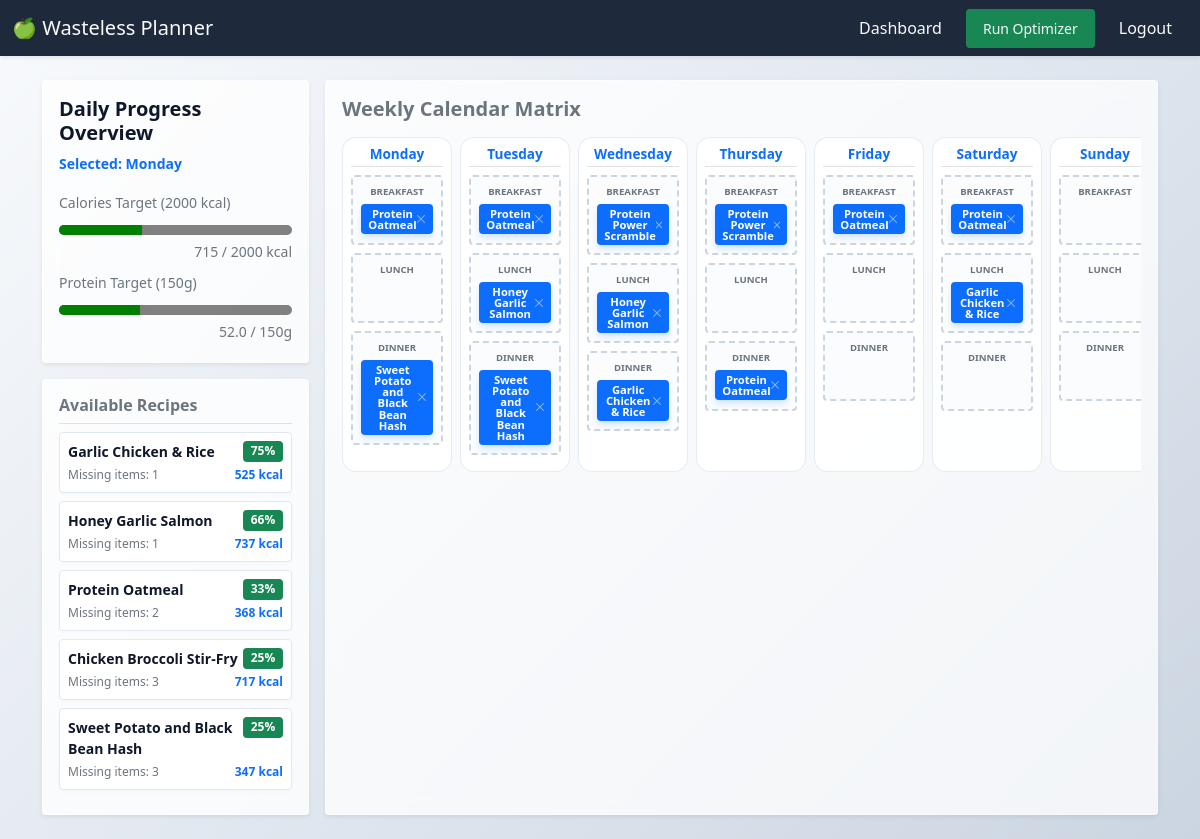
The app's page / (signed in), older data.
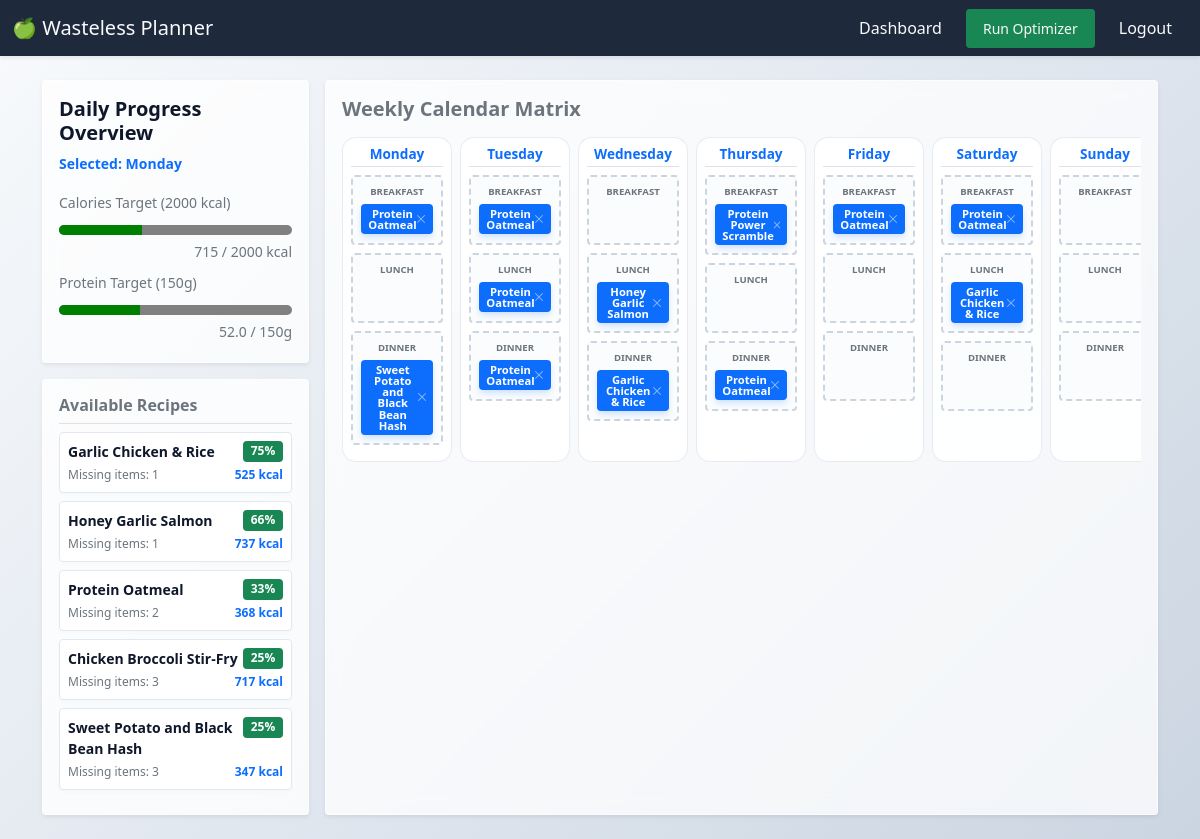
The same page, newer data.
### planner/models.py (models this page shows, shortened)
class Recipe(models.Model):
    title = models.CharField(max_length=200, unique=True)
    instructions = models.TextField()
    prep_time = models.IntegerField(help_text="Time in minutes", validators=[MinValueValidator(1)])
    calories = models.IntegerField(validators=[MinValueValidator(0)], default=0)
    protein = models.DecimalField(max_digits=5, decimal_places=1, default=0.0, help_text="in grams")
    carbs = models.DecimalField(max_digits=5, decimal_places=1, default=0.0, help_text="in grams")
    fat = models.DecimalField(max_digits=5, decimal_places=1, default=0.0, help_text="in grams")
    created_at = models.DateTimeField(auto_now_add=True)

class MealPlan(models.Model):
    MEAL_CHOICES = [
        ('Breakfast', 'Breakfast'),
        ('Lunch', 'Lunch'),
        ('Dinner', 'Dinner'),
    ]
    user = models.ForeignKey(User, on_delete=models.CASCADE, related_name="meal_plans")
    recipe = models.ForeignKey(Recipe, on_delete=models.CASCADE)
    date = models.DateField()
    meal_type = models.CharField(max_length=15, choices=MEAL_CHOICES, default='Dinner')
    class Meta:
        ordering = ['date']
        unique_together = ('user', 'date', 'meal_type')

### planner/views.py (the view)
# urls.py: path('', views.dashboard_view, name='dashboard'),
@login_required
def dashboard_view(request):
    user = request.user
    today = timezone.now().date()
    pantry_items = PantryItem.objects.filter(user=user).select_related('ingredient')
    user_stock = {}
    expiring_items = []
    seen_ingredients = set()
    for item in pantry_items:
        ing_id = item.ingredient.id
        if ing_id not in user_stock:
            user_stock[ing_id] = Decimal("0.00")
        user_stock[ing_id] += item.quantity
        try:
            days_left = item.days_until_expiration()
        except Exception:
            days_left = 99
        if days_left <= 3 and ing_id not in seen_ingredients:
            expiring_items.append(item)
            seen_ingredients.add(ing_id)
    all_recipes = Recipe.objects.prefetch_related('recipe_ingredients__ingredient')
    recommended_recipes = []
    for recipe in all_recipes:
        requirements = recipe.recipe_ingredients.all()
        if not requirements:
            continue
        matched_ingredients = 0
        total_ingredients_count = len(requirements)
        for req in requirements:
            req_ing_id = req.ingredient.id
            if req_ing_id in user_stock and user_stock[req_ing_id] >= req.quantity:
                matched_ingredients += 1
        match_percentage = int((matched_ingredients / total_ingredients_count) * 100)
        if match_percentage >= 25:
            recommended_recipes.append({
                "recipe": recipe,
                "match_percentage": match_percentage,
                "missing_count": total_ingredients_count - matched_ingredients
            })
    recommended_recipes = get_recommended_recipes(request.user)
    calendar_days = [
        {"code": "MON", "name": "Monday"},
        {"code": "TUE", "name": "Tuesday"},
        {"code": "WED", "name": "Wednesday"},
        {"code": "THU", "name": "Thursday"},
        {"code": "FRI", "name": "Friday"},
        {"code": "SAT", "name": "Saturday"},
        {"code": "SUN", "name": "Sunday"},
    ]
    daily_macros = {
        "MON": {"calories": 0, "protein": 0.0},
        "TUE": {"calories": 0, "protein": 0.0},
        "WED": {"calories": 0, "protein": 0.0},
        "THU": {"calories": 0, "protein": 0.0},
        "FRI": {"calories": 0, "protein": 0.0},
        "SAT": {"calories": 0, "protein": 0.0},
        "SUN": {"calories": 0, "protein": 0.0},
    }
    saved_meals = MealPlan.objects.filter(user=user).select_related('recipe')
    day_map = {0: "MON", 1: "TUE", 2: "WED", 3: "THU", 4: "FRI", 5: "SAT", 6: "SUN"}
    for plan in saved_meals:
        code = day_map.get(plan.date.weekday(), "MON")
        plan.date_code = code
        if plan.recipe:
            cals = getattr(plan.recipe, 'calories', 0) or 0
            prot = getattr(plan.recipe, 'protein', 0) or 0
            daily_macros[code]["calories"] += int(cals)
            daily_macros[code]["protein"] += int(prot)
    context = {
        "pantry_items": pantry_items,
        "expiring_items": expiring_items,
        "recommended_recipes": recommended_recipes[:6],  # Constrain UI view window to top 6 hits
        "today": today,
        "calendar_days": calendar_days,
        "saved_meals": saved_meals,
        "daily_macros": daily_macros,
        "mon_cals": daily_macros["MON"]["calories"],
        "mon_prot": daily_macros["MON"]["protein"],
    }
    return render(request, "planner/index.html", context)

### planner/templates/planner/index.html (shortened to what this page needs)
{% extends "planner/layout.html" %}
{% block body %}
<div class="d-flex flex-nowrap row g-3">
    <aside class="col-12 col-md-4 col-lg-3" id="macro-summary-panel">
        <div class="card p-3 shadow-sm mb-3">
            <h5 class="card-title fw-bold">Daily Progress Overview</h5>
            <p class="text-primary small fw-bold mb-3" id="active-day-tracker-label">Selected: Monday</p>
            <div class="mb-2">
                <label for="calories-progress" class="form-label mb-1 small text-muted">Calories Target (2000 kcal)</label>
                <progress id="calories-progress" class="w-100" value="{{ mon_cals }}" max="2000"></progress>
                <small class="text-muted d-block text-end" id="calories-text-value">{{ mon_cals }} / 2000 kcal</small>
            </div>
            <div class="mb-1">
                <label for="protein-progress" class="form-label mb-1 small text-muted">Protein Target (150g)</label>
                <progress id="protein-progress" class="w-100" value="{{ mon_prot }}" max="150"></progress>
                <small class="text-muted d-block text-end" id="protein-text-value">{{ mon_prot }} / 150g</small>
            </div>
        </div>
        <div class="card p-3 shadow-sm" id="recipe-pool">
            <h6 class="border-bottom pb-2 fw-bold text-secondary">Available Recipes</h6>
            {% if recommended_recipes %}
                {% for item in recommended_recipes %}
                    <div class="recipe-card p-2 mb-2 border rounded bg-light"
                         draggable="true"
                         data-recipe-id="{{ item.recipe.id }}"
                         data-calories="{{ item.recipe.calories }}"
                         data-protein="{{ item.recipe.protein }}"
                         style="cursor: grab;">
                        <div class="d-flex justify-content-between align-items-start">
                            <strong class="text-dark small">{{ item.recipe.title }}</strong>
                            <span class="badge bg-success small">{{ item.match_percentage }}%</span>
                        </div>
                        <div class="text-muted mt-1 d-flex justify-content-between" style="font-size: 0.75rem;">
                            <span>Missing items: {{ item.missing_count }}</span>
                            <span class="text-primary fw-bold">{{ item.recipe.calories }} kcal</span>
                        </div>
                    </div>
                {% endfor %}
            {% else %}
                <p class="text-muted small text-center my-3">No recipe matches found (Min. 25% match required).</p>
            {% endif %}
        </div>
    </aside>
    <section class="col-12 col-md-8 col-lg-9" id="calendar-workspace">
        <div class="card p-3 shadow-sm h-100">
            <h2 class="h5 fw-bold mb-3 text-secondary">Weekly Calendar Matrix</h2>
            <div class="calendar-grid" style="display: grid; grid-template-columns: repeat(7, minmax(110px, 1fr)); gap: 0.5rem; overflow-x: auto;">
                {% for day in calendar_days %}
                <div class="calendar-day-column border rounded p-2 bg-white" data-day-code="{{ day.code }}" data-day-name="{{ day.name }}">
                    <h6 class="text-center text-primary border-bottom pb-1 fw-bold" style="font-size: 0.85rem;">{{ day.name }}</h6>
                    <div class="meal-slot border rounded p-2 my-2 bg-light text-center"
                         data-meal-type="Breakfast"
                         data-current-calories="{% for plan in saved_meals %}{% if plan.date_code == day.code and plan.meal_type == 'Breakfast' %}{{ plan.recipe.calories }}{% endif %}{% endfor %}"
                         data-current-protein="{% for plan in saved_meals %}{% if plan.date_code == day.code and plan.meal_type == 'Breakfast' %}{{ plan.recipe.protein }}{% endif %}{% endfor %}"
                         style="min-height: 70px;">
                        <small class="slot-label text-muted d-block fw-bold" style="font-size: 0.6rem;">BREAKFAST</small>
                        <div class="slot-occupied-zone mt-1">
                            {% for plan in saved_meals %}
                                {% if plan.date_code == day.code and plan.meal_type == "Breakfast" %}
                                    <span class="recipe-card badge bg-primary w-100 py-1 text-wrap d-flex justify-content-between align-items-center"
                                        draggable="true"
                                        data-recipe-id="{{ plan.recipe.id }}"
                                        data-calories="{{ plan.recipe.calories }}"
                                        data-protein="{{ plan.recipe.protein }}"
                                        style="cursor: grab; font-size: 0.7rem;">
                                        <strong class="text-white">{{ plan.recipe.title }}</strong>
                                        <button type="button" class="btn-close btn-close-white remove-meal-btn"
                                                aria-label="Remove"
                                                style="font-size: 0.5rem; padding: 0.2rem; cursor: pointer;"></button>
                                    </span>
                                {% endif %}
                            {% endfor %}
                        </div>
                    </div>
                    <div class="meal-slot border rounded p-2 my-2 bg-light text-center"
                         data-meal-type="Lunch"
                         data-current-calories="{% for plan in saved_meals %}{% if plan.date_code == day.code and plan.meal_type == 'Lunch' %}{{ plan.recipe.calories }}{% endif %}{% endfor %}"
                         data-current-protein="{% for plan in saved_meals %}{% if plan.date_code == day.code and plan.meal_type == 'Lunch' %}{{ plan.recipe.protein }}{% endif %}{% endfor %}"
                         style="min-height: 70px;">
                        <small class="slot-label text-muted d-block fw-bold" style="font-size: 0.6rem;">LUNCH</small>
                        <div class="slot-occupied-zone mt-1">
                            {% for plan in saved_meals %}
                                {% if plan.date_code == day.code and plan.meal_type == "Lunch" %}
                                    <span class="recipe-card badge bg-primary w-100 py-1 text-wrap d-flex justify-content-between align-items-center"
                                        draggable="true"
                                        data-recipe-id="{{ plan.recipe.id }}"
                                        data-calories="{{ plan.recipe.calories }}"
                                        data-protein="{{ plan.recipe.protein }}"
                                        style="cursor: grab; font-size: 0.7rem;">
                                        <strong class="text-white">{{ plan.recipe.title }}</strong>
                                        <button type="button" class="btn-close btn-close-white remove-meal-btn"
                                                aria-label="Remove"
                                                style="font-size: 0.5rem; padding: 0.2rem; cursor: pointer;"></button>
                                    </span>
                                {% endif %}
                            {% endfor %}
                        </div>
                    </div>
                    <div class="meal-slot border rounded p-2 my-2 bg-light text-center"
                         data-meal-type="Dinner"
                         data-current-calories="{% for plan in saved_meals %}{% if plan.date_code == day.code and plan.meal_type == 'Dinner' %}{{ plan.recipe.calories }}{% endif %}{% endfor %}"
                         data-current-protein="{% for plan in saved_meals %}{% if plan.date_code == day.code and plan.meal_type == 'Dinner' %}{{ plan.recipe.protein }}{% endif %}{% endfor %}"
                         style="min-height: 70px;">
                        <small class="slot-label text-muted d-block fw-bold" style="font-size: 0.6rem;">DINNER</small>
                        <div class="slot-occupied-zone mt-1">
                            {% for plan in saved_meals %}
                                {% if plan.date_code == day.code and plan.meal_type == "Dinner" %}
                                    <span class="recipe-card badge bg-primary w-100 py-1 text-wrap d-flex justify-content-between align-items-center"
                                        draggable="true"
                                        data-recipe-id="{{ plan.recipe.id }}"
                                        data-calories="{{ plan.recipe.calories }}"
                                        data-protein="{{ plan.recipe.protein }}"
                                        style="cursor: grab; font-size: 0.7rem;">
                                        <strong class="text-white">{{ plan.recipe.title }}</strong>
                                        <button type="button" class="btn-close btn-close-white remove-meal-btn"
                                                aria-label="Remove"
                                                style="font-size: 0.5rem; padding: 0.2rem; cursor: pointer;"></button>
                                    </span>
                                {% endif %}
                            {% endfor %}
                        </div>
                    </div>
                </div>
                {% endfor %}
            </div>
        </div>
    </section>
</div>
{% endblock %}

### planner/templates/planner/layout.html (shortened to what this page needs)
{% load static %}
<!DOCTYPE html>
<html lang="en">
<head>
    <link href="https://cdn.jsdelivr.net/npm/bootstrap@5.0.2/dist/css/bootstrap.min.css" rel="stylesheet">
    <link rel="stylesheet" href="{% static 'planner/css/styles.css' %}">
</head>
<body>
    <nav class="navbar navbar-expand-lg navbar-dark shadow-sm">
        <div class="container-fluid">
            <a class="navbar-brand" href="{% url 'dashboard' %}">&#x1F34F; Wasteless Planner</a>
            <div class="collapse navbar-collapse" id="mealPlannerNavbar">
                <ul class="navbar-nav ms-auto mb-2 mb-lg-0 align-items-lg-center">
                    {% if user.is_authenticated %}
                        <li class="nav-item">
                            <a class="nav-link px-3" href="{% url 'dashboard' %}">Dashboard</a>
                        </li>
                        <li class="nav-item">
                            <a class="nav-link btn btn-success btn-sm text-white px-3 my-2 my-lg-0 mx-lg-2" href="#" id="run-optimizer-btn">Run Optimizer</a>
                        </li>
                        <li class="nav-item">
                            <a class="nav-link px-3" href="{% url 'logout' %}">Logout</a>
                        </li>
                    {% endif %}
                </ul>
            </div>
        </div>
    </nav>
    <main class="container my-4">
        {% block body %}
        {% endblock %}
    </main>
</body>
</html>

Row changes from the older to the newer data that the page shows:
removed MealPlan: recipe "Protein Power Scramble", shown under "Wednesday"
changed MealPlan (number 4 of 12 on the later page): recipe "Honey Garlic Salmon" → "Protein Oatmeal"
changed MealPlan (number 5 of 12 on the later page): recipe "Sweet Potato and Black Bean Hash" → "Protein Oatmeal"
